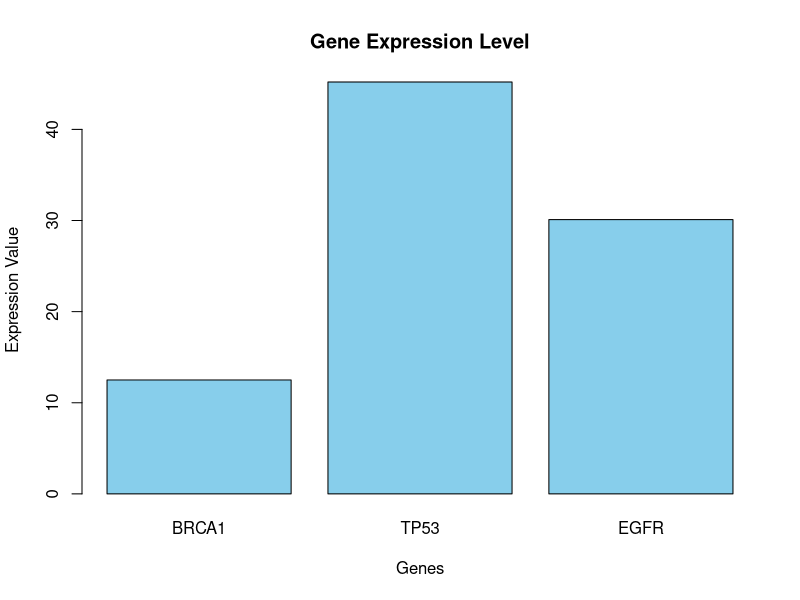

Here is the R script that generated this plot:
genes <- c("BRCA1", "TP53", "EGFR")
expression <- c(12.5, 45.2, 30.1)
condition <- c("Control", "Treatment", "Treatment")

exp_data <- data.frame(Gene = genes, Expression = expression, Condition = condition)

print("Structure of exp_data table")
str(exp_data)

png("expression_plot.png")
barplot(exp_data$Expression, 
        names.arg = exp_data$Gene, 
        main = "Gene Expression Level",
        xlab = "Genes", 
        ylab = "Expression Value",
        col = "skyblue")
dev.off()
